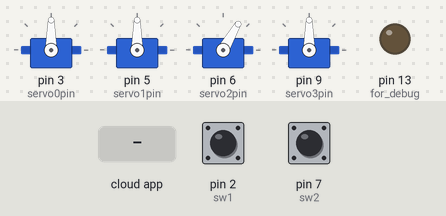
Recording of a sketch running on a simulated Arduino Uno, built with avr-gcc and run on an emulated ATmega328P. Parts: 4 × servo, output pins drawn as LEDs (lit = HIGH). Inputs (shaded band) come from the test bench; at power-on: pin 2 (sw1) HIGH, pin 7 (sw2) HIGH. The ROS host is connected and sends only what is stated; what the sketch prints to the serial monitor is not drawn.

Above: at 2.7 s.
2.8 s: the phone or cloud app sets order to 45
At 5.6 s:
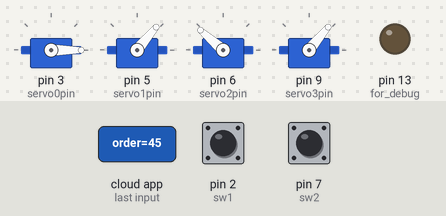
5.8 s: pin 2 (sw1) pulled LOW for 0.15 s
8.9 s: pin 7 (sw2) pulled LOW for 0.15 s
At 9.28 s:
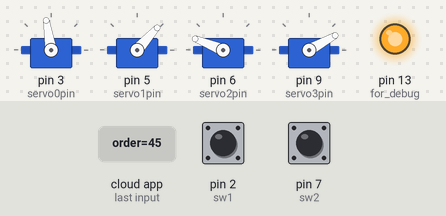
11.9 s: the phone or cloud app sets served to 1
At 13.8 s:
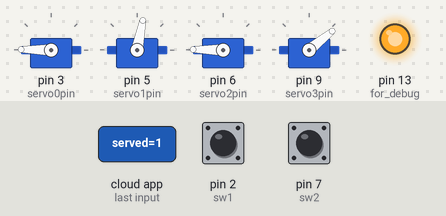
14.9 s: the phone or cloud app sets served to 0
17.9 s: pin 7 (sw2) pulled LOW for 0.15 s
At 21.4 s:
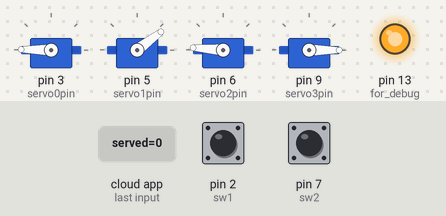
Timing chart, 0 to 21.9 s (numbered marks = the images above; inputs shaded):
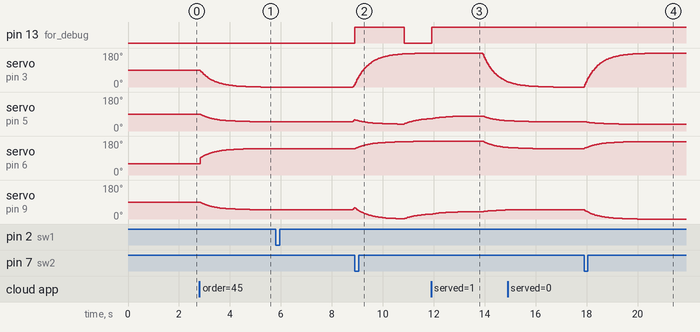

The sketch:

leArm_1.1.2.ino
```cpp
/* leArm_1.1.2.ino
 *
 * Author:
 * Kirk Boyd
 *
 *
 * Description:
 * This is the code to run on the DFRObot Arduino Romeo in the front of Arnie.
 * The Romeo controls the servos in the LeArm as well as reads both switched.
 */

#include <ros.h>
// pull in important message info for rosserial library Arduino compatibility
#include <std_msgs/String.h>
#include <std_msgs/UInt16.h>
#include <std_msgs/Bool.h>
#include <std_msgs/Empty.h>
#include <Servo.h>
#define sw1 2 //pin for switch on end effector
#define sw2 7 //pin for switch in receive plate
#define servo0pin 3 //base servo pin
#define servo1pin 5 //joint 1 servo pin
#define servo2pin 6 //joint 2 servo pin
#define servo3pin 9 //joint 3 servo pin
#define relay1 10 //arduino digital pin
#define relay2 11 //arduino digital pin
#define relay3 12 //arduino digital pin
#define relay4 13 //arduino digital pin

//create servo objects for each servo for the Servo library
Servo servo0; Servo servo1; Servo servo2; Servo servo3;
int getCup[] = {0,40,180,40}; // these are good positions to receive the cup
bool orderUp = false; //whether we have the order and can start moving
bool isPlaced = false; //has the cup been successfully placed on the platform?
bool serving = false; //are we attempting to place cup and serve a drink?
bool served = false; //are the valves done dispensing?
bool sw1State;  bool sw2State; //stores whether switch is depressed or not

/* Smoothing Variables */
int goal0 = 90;       int goal1 = 90;       int goal2=90;         int goal3=90;
float goal0smooth=90; float goal1smooth=90; float goal2smooth=90; float goal3smooth=90;
float goal0prev=90;   float goal1prev=90;   float goal2prev=90;   float goal3prev=90;
float ratio1 = 0.03; //ratio of goal position
float ratio2 = 0.97; //ratio of previous position
/* End Smoothing Variables */

/* stupid workaround variables for positioning logic */
// these should get reduced/removed/improved idk
bool startedCounting = false;
bool countingAgain = false;
bool countingAgainAgain = false;
bool counting4;
bool counting5;
bool done = false;
bool prevPlaced = false;
float timer; //ms
float timer2;
float timer3;
float timer4;
float timer5;
float waitTime = 3000; //ms
float waitTime2 = 2000; //ms
int status_string;
int prevString;
int string_msg;

/* ROS Setup */
ros::NodeHandle nh;

/* "order" topic */
void orderCb(const std_msgs::UInt16& order_msg){
  if (order_msg.data != 0){ // if an order message is found in the topic
    orderUp = true; // we can now move the arm
  }
  else{
    orderUp = false; // we cannot move the arm
  }
}
ros::Subscriber<std_msgs::UInt16> sub1("order", orderCb);

/* "served" topic */
void servedCb(const std_msgs::Bool& served_msg){
  served = served_msg.data;
}
ros::Subscriber<std_msgs::Bool> sub2("served", servedCb);

/* "placed" topic */
std_msgs::Bool placed_msg;
ros::Publisher placed("placed", &placed_msg);

/* "status" topic */
std_msgs::UInt16 status_msg;
ros::Publisher status("status", &status_msg);
/* End ROS Setup */

void setup() {
  Serial.begin(9600); //for debug
  pinMode(sw1, INPUT); pinMode(sw2, INPUT); //tell arduino the switches are inputs
  pinMode(LED_BUILTIN,OUTPUT); // for debug
  servo0.attach(servo0pin); servo1.attach(servo1pin); servo2.attach(servo2pin); servo3.attach(servo3pin);
  nh.initNode(); // start ROS node
  nh.advertise(placed); // tell ROS master that we will publish to the "placed" topic
  nh.advertise(status); // tell ROS master that we will publish to the "status" topic
  nh.subscribe(sub1); // subscribe to the "order" topic
  nh.subscribe(sub2); // subscribe to the "pla" topic
  home();
    Serial.println("Home");
  delay(1500); //wait 1.5 seconds to make sure servos are home
}// end void setup()

void loop() {
  sw1State = !digitalRead(sw1); //buttons read high when pressed, so we invert them
  sw2State = !digitalRead(sw2); //which makes pressed = true and not pressed = false
  Serial.print(sw1State);
  Serial.print(" , ");
  Serial.println(sw2State);
  prevString = status_string;
  prevPlaced = isPlaced;
  if(orderUp){
    if(!sw1State && !sw2State && !served && !isPlaced && !serving){ //if end effector and plate are not depressed
      //maybe add !orderUp******

      // move to "receive cup" pose
      goal0 = 0;
      goal1 = 50;
      goal2 = 140;
      isPlaced = false;
//      status_string = "Waiting for cup";
      status_string = 1;
    }
    else if(sw1State && !sw2State && !served && !startedCounting){ //if
      // wait a sec for user to put in cup and get their hand away
      timer = millis();
      serving = true;
      startedCounting = true;
      isPlaced = false;
//      status_string = "Got cup, waiting a sec";
      status_string = 2;
    }
    else if(startedCounting && timer + waitTime <= millis() && !sw2State && !countingAgain){
      // move to an intermediate position to avoid obstacles
      goal0 = 90;
      goal1 = 120;
      goal2 = 135;
      timer2 = millis();
      countingAgain = true;
      isPlaced = false;
//      status_string = "Moving to stand step 1";
      status_string = 3;
    }
    else if(startedCounting && countingAgain && !countingAgainAgain && timer + waitTime <= millis() && !sw2State && timer2 + waitTime2 <= millis()){
      // get closer to platform
      goal0 = 180;
      goal1 = 70;
      goal2 = 180;
      isPlaced = false;
      timer3 = millis();
      countingAgainAgain = true;
//      status_string = "Moving to stand step 2";
      status_string = 4;
    }
    else if(countingAgainAgain && !sw2State && timer3 + waitTime2 <= millis() && !isPlaced){
      // place cup on platform
      goal0 = 180;
      goal1 = 20;
      goal2 = 177;
      isPlaced = false;
//      status_string = "Putting cup on stand";
      status_string = 5;
    }
    else if(sw2State && !served && serving){
      // keep cup on platform
      goal0 = 180;
      goal1 = 37;
      goal2 = 177;
      timer4 = millis();
      counting4 = true;
      isPlaced = true;
//      status_string = "Cup on stand, dispensing";
      status_string = 6;
    }
    else if(served && counting4 && timer4 + waitTime2 <= millis() && !done && !counting5){
      // pass drink back to user
      goal0 = 180;
      goal1 = 80;
      goal2 = 180;
      isPlaced = true;
//      status_string = "Moving back to user, step 1";
      counting5 = true;
      timer5 = millis();
      status_string = 7;
    }
    else if(served && counting5 && timer5 + waitTime2 <= millis()){
      // pass drink back to user
      goal0 = 0;
      goal1 = 50;
      goal2 = 140;
      isPlaced = true;
//      status_string = "Cup should be at user now.";
      status_string = 8;
      done = true;
    }

    goal3 = goal1 + (140 - goal2); //keep cup level

    /* Smoothing */
    goal0smooth = (goal0 * ratio1) + (goal0prev * ratio2);
    goal1smooth = (goal1 * ratio1) + (goal1prev * ratio2);
    goal2smooth = (goal2 * ratio1) + (goal2prev * ratio2);
    goal3smooth = (goal3 * ratio1) + (goal3prev * ratio2);
    goal0prev = goal0smooth;
    goal1prev = goal1smooth;
    goal2prev = goal2smooth;
    goal3prev = goal3smooth;
    /* End Smoothing */

    /* Write Smoothed Values to Servos */
    servo0.write(goal0smooth);
    servo1.write(goal1smooth);
    servo2.write(goal2smooth);
    servo3.write(goal3smooth);
  }
  if (isPlaced) { digitalWrite(LED_BUILTIN, HIGH);}
  else{ digitalWrite(LED_BUILTIN, LOW);}
  if (prevPlaced != isPlaced){ // if the message has changed
    placed_msg.data = isPlaced; // update actual ROS message variable
    placed.publish( &placed_msg); // and publish it to the "status" topic
  }

  string_msg = status_string;
  if(prevString != status_string){ // if the message has changed
    status_msg.data = string_msg; // update actual ROS message variable
    status.publish( &status_msg ); // and publish it to the "status" topic
  }

  nh.spinOnce();
  delay(15);
} //end void loop()
```

poses.ino
```cpp
void home(){
  servo0.write(90);
  servo1.write(90);
  servo2.write(60);
  servo3.write(90);
}
void getCup_max_ext(){
  servo0.write(0);
  servo1.write(0);
  servo2.write(90);
  servo3.write(90);
}
void getCup_cute(){
  servo0.write(0);
  servo1.write(40);
  servo2.write(180);
  servo3.write(40);
}
void pulled_up_cntrd(){
  servo0.write(90);
  servo1.write(135);
  servo2.write(135);
  servo3.write(175);
}
void fill_max_ext(){
  servo0.write(180);
  servo1.write(0);
  servo2.write(90);
  servo3.write(90);
}
void fill_cute(){
  servo0.write(180);
  servo1.write(40);
  servo2.write(180);
  servo3.write(40);
}
```

Measured:
- after the input at 2.8 s, servo on pin 3 (servo0pin): moves from 90° to 0° over 2.4 s, starting at once; servo on pin 5 (servo1pin), servo on pin 9 (servo3pin): moves from 90° to 50° over 2.0 s, starting at once; servo on pin 6 (servo2pin): moves from 60° to 139° over 2.1 s, starting at once
- after the input at 5.8 s, servo on pin 3 (servo0pin): 0° → 12° after 3.0 s; servo on pin 5 (servo1pin): 50° → 59° after 3.0 s; servo on pin 9 (servo3pin): 50° → 60° after 3.0 s
- after the input at 8.9 s, pin 13 (for_debug): LOW → HIGH at once, → LOW 1.9 s later
- after the input at 11.9 s, pin 13 (for_debug): LOW → HIGH at once; servo on pin 3 (servo0pin): moves from 179° to 28° over 0.96 s, starting after 2.0 s
- after the input at 17.9 s, servo on pin 3 (servo0pin): moves from 0° to 179° over 2.8 s, starting at once; servo on pin 5 (servo1pin): moves from 50° to 37° over 1.4 s, starting at once; servo on pin 6 (servo2pin): moves from 140° to 176° over 1.9 s, starting at once; servo on pin 9 (servo3pin): moves from 49° to 0° over 2.1 s, starting at once
